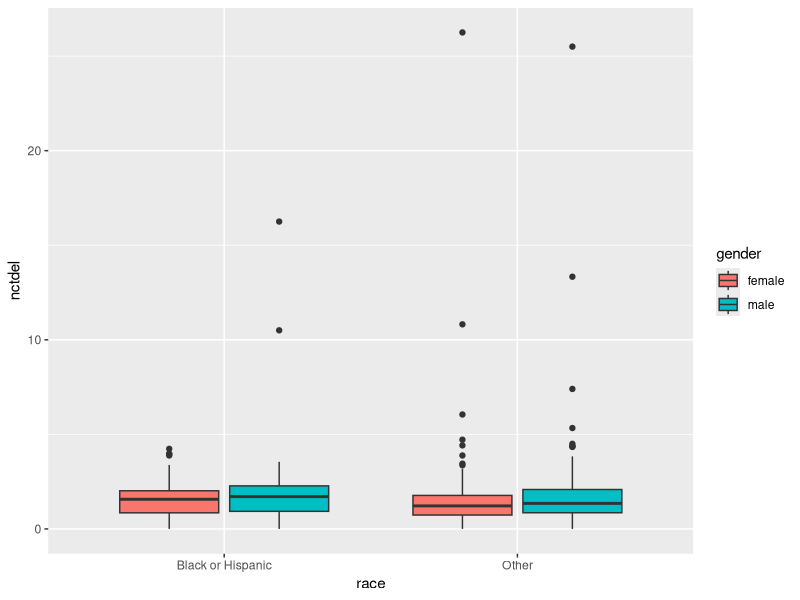
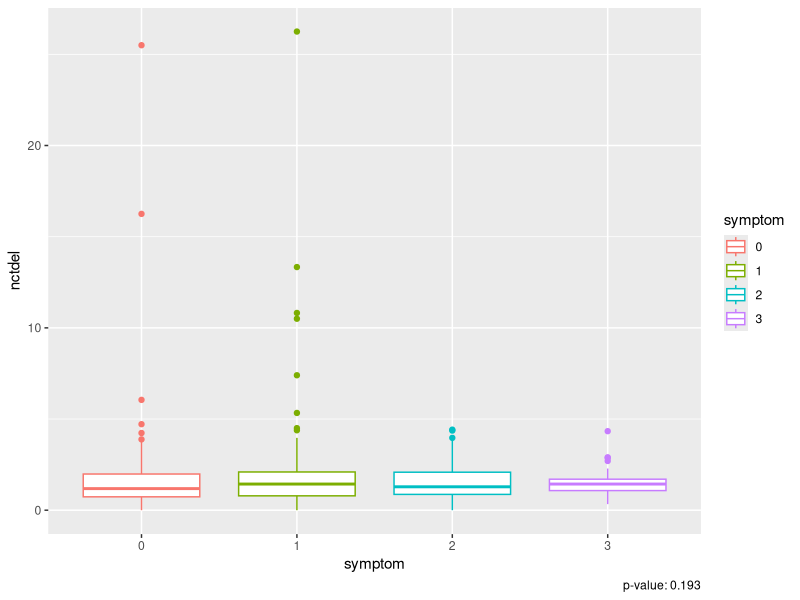
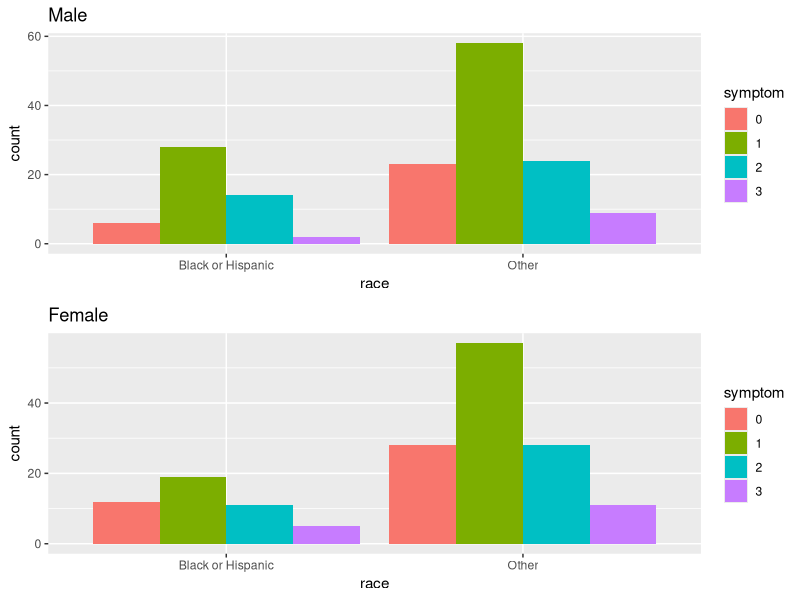
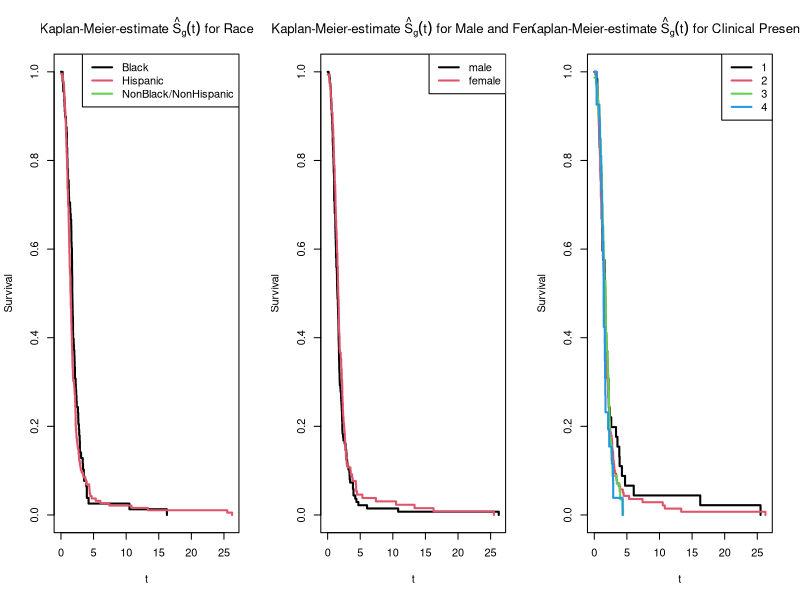

Here is the R script that generated these plots, in order:
## ---- chunk 1
knitr::opts_chunk$set(echo = FALSE, warning = FALSE)
library(ggplot2)
library(survival)
library(gridExtra)

dat <- read.table("kellydat.txt", header=T)

## ---- chunk 2
missing_d <- (which(is.na(dat)))
#dat[missing_d,] # no NA's

dat$race = "Other"
dat$race[dat$black==1|dat$hisp==1 ]="Black or Hispanic"
dat$gender = "male"
dat$gender[dat$male==0]="female"
dat$symptom = 0
dat$symptom[dat$sn1==1]=1
dat$symptom[dat$sn2==1]=2
dat$symptom[dat$sn3==1|dat$all4==1]=3
## ---- chunk 3

g1 <- ggplot(data = dat, aes(x=race,y=nctdel)) + geom_boxplot(aes(fill=gender))
g2 <- ggplot(data = dat, aes(x=as.factor(symptom), y=nctdel,color=as.factor(symptom))) +geom_boxplot() +labs(x="symptom",color="symptom")
g3 <- ggplot(data = dat, aes(x=race, y=symptom)) + geom_boxplot(aes(fill=gender))
g3m <- ggplot(data = dat[dat$gender=="male",], aes(x=race)) + geom_bar(aes(fill=as.factor(symptom)),position = "dodge") + labs(title="Male", fill="symptom")
g3f <- ggplot(data = dat[dat$gender=="female",], aes(x=race)) + geom_bar(aes(fill=as.factor(symptom)),position = "dodge") + labs(title="Female", fill="symptom")

g1
## ---- chunk 4
p2 <- summary(aov(data=dat, nctdel ~ symptom))[[1]][["Pr(>F)"]][1]
g2 + labs(caption = paste("p-value:", round(p2,4)))
## ---- chunk 5
grid.arrange(g3m, g3f, nrow=2)
## ---- chunk 6

## ---- chunk 7

dat.KM <- survfit(Surv(nctdel, fail) ~ 1, data = dat) #estimated survival curve 

par(mfrow=c(1,3))
dat.KM.race <- survfit(Surv(nctdel, fail) ~ race, type="kaplan-meier", conf.type="log", data=dat)

plot(dat.KM.race, main=expression(paste("Kaplan-Meier-estimate ", hat(S)[g](t), " for Race")),
     xlab="t", ylab="Survival", lwd=2, col=1:3)
legend(x="topright", col=1:3, lwd=2, legend=c("Black", "Hispanic", "NonBlack/NonHispanic"))


dat.KM.gender <- survfit(Surv(nctdel, fail) ~ male, type="kaplan-meier", conf.type="log", data=dat)

plot(dat.KM.gender, main=expression(paste("Kaplan-Meier-estimate ", hat(S)[g](t), " for Male and Female")),
     xlab="t", ylab="Survival", lwd=2, col=1:2)
legend(x="topright", col=1:2, lwd=2, legend=c("male", "female"))


dat.KM.symptom <- survfit(Surv(nctdel, fail) ~ symptom, type="kaplan-meier", conf.type="log", data=dat)

plot(dat.KM.symptom, main=expression(paste("Kaplan-Meier-estimate ", hat(S)[g](t), " for Clinical Presentation")),
     xlab="t", ylab="Survival", lwd=2, col=1:4)
legend(x="topright", col=1:4, lwd=2, legend=c("1", "2", "3", "4"))
